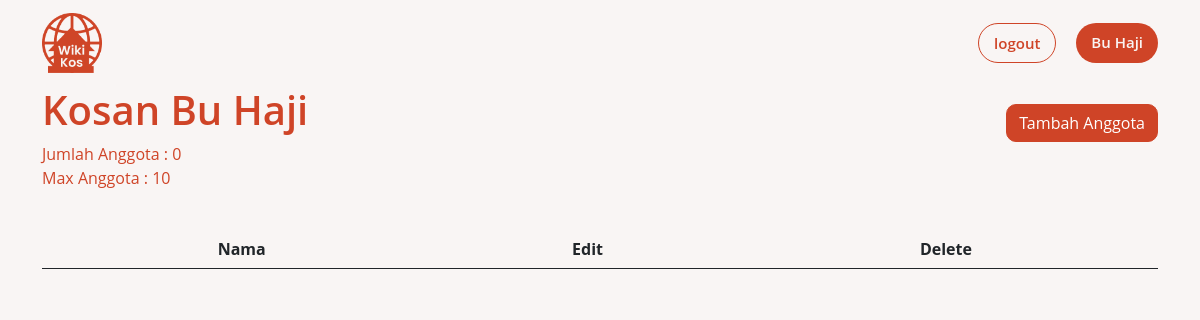
Before: /dashboard.php?p=anggota-kos&id-kos=49 (signed in) with the older database file.
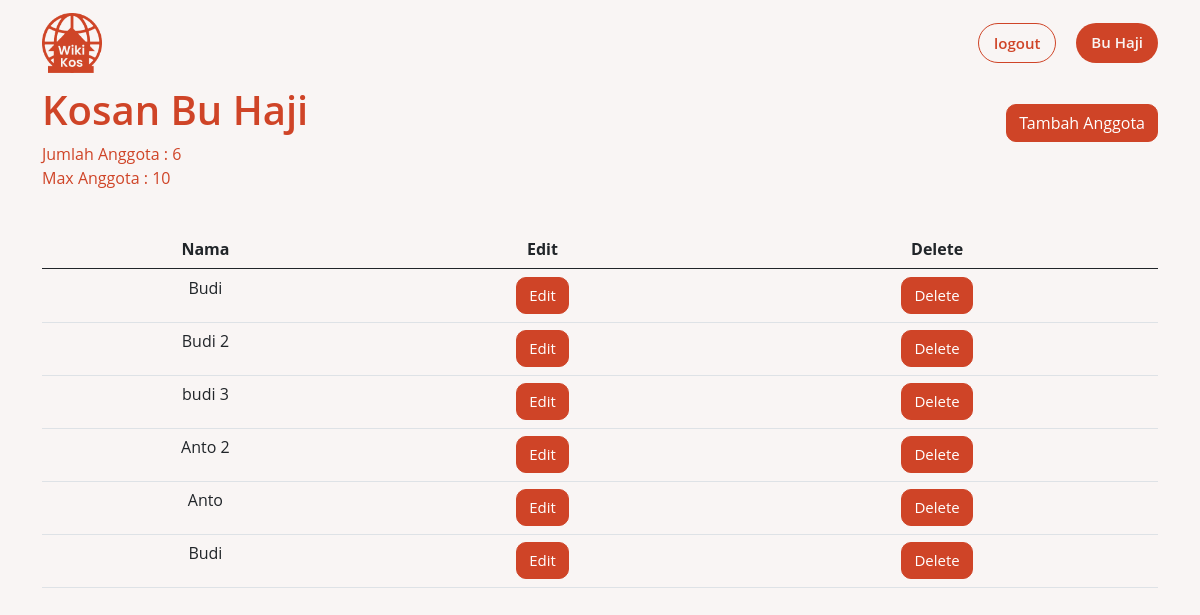
After: the same page with the newer database file.
### tables this page shows
CREATE TABLE `kosan` (
  `id_kosan` int(11) NOT NULL,
  `nama_kosan` varchar(100) NOT NULL,
  `tipe_kos` varchar(10) NOT NULL,
  `ukuran` varchar(10) NOT NULL,
  `harga` int(100) NOT NULL,
  `kapasitas` int(11) NOT NULL,
  `nama_jalan` varchar(100) NOT NULL,
  `kecamatan` varchar(100) NOT NULL,
  `kota` int(11) NOT NULL,
  `deskripsi` varchar(100) NOT NULL,
  `status` int(11) NOT NULL DEFAULT 0,
  `id_user` int(11) NOT NULL
);

CREATE TABLE `anggota_kos` (
  `id_anggota` int(11) NOT NULL,
  `nama_anggota` varchar(100) NOT NULL,
  `id_kosan` int(11) NOT NULL
);

### class/class.Kos.php (called while the page is built, shortened)
<?php
class Kos extends Connection2
{
    private $idKos;
    public function __get($atribute)
    {
        if (property_exists($this, $atribute)) {
            return $this->$atribute;
        }
    }
    public function getKosanData()
    {
        $sql = "SELECT * FROM kosan ks INNER JOIN Kota k ON ks.kota = k.id_kota WHERE ks.id_kosan = :id_kosan";
        $stmt = $this->conn->prepare($sql);
        $stmt->bindParam(':id_kosan', $this->idKos);
        $stmt->execute();
        $count = $stmt->rowCount();
        if ($count == 1) {
            $result   = $stmt->fetch(PDO::FETCH_ASSOC);
            $this->idKos = $result['id_kosan'];
            $this->namaKos = $result['nama_kosan'];
            $this->kapasitas = $result['kapasitas'];
        }
    }
    public function getAllAnggota()
    {
        require_once("./class/class.Anggota_Kosan.php");
        $sql = "SELECT * FROM anggota_kos WHERE id_kosan = :id_kosan";
        $stmt = $this->conn->prepare($sql);
        $stmt->bindParam(':id_kosan', $this->idKos);
        $stmt->execute();
        $count = $stmt->rowCount();
        $cnt = 0;
        if ($count > 0) {
            while ($result = $stmt->fetch(PDO::FETCH_ASSOC)) {
                $anggotaKos = new Anggota_Kosan();
                $anggotaKos->idAnggota = $result['id_anggota'];
                $anggotaKos->Nama = $result['nama_anggota'];
                $anggotaKos->idKosan = $result['id_kosan'];
                $arrResult[$cnt] = $anggotaKos;
                $cnt++;
            }
            return $arrResult;
        }
        else {
            return $arrResult = "kosong";
        }
    }
}

### inc.connection2.php (called while the page is built, shortened)
<?php
class Connection2
{
    private $servername = "localhost";
    private $username = "root";
    private $password = "";
    private $dbname = "wikikos_db";
    function connect()
    {
        $this->conn = new PDO("mysql:host=$this->servername;dbname=$this->dbname", $this->username, $this->password);
    }
}

### class/class.Anggota_Kosan.php (called while the page is built, shortened)
<?php
class Anggota_Kosan extends Connection2
{
    public function __get($atribute)
    {
        if (property_exists($this, $atribute)) {
            return $this->$atribute;
        }
    }
}

### pages/anggota-kos.php (the view, shortened to what this page needs)
<?php
require_once("./class/class.Kos.php");
$idKos = $_GET['id-kos'];
$kos = new Kos();
$kos->idKos = $idKos;
$kos->getKosanData();
$allAnggota = $kos->getAllAnggota();
$count = 0;
if ($allAnggota == "kosong") {
    $count = 0;
} else {
    $count = count($allAnggota);
}
?>
<div class="container" id="anggota">
    <div class="info1">
        <div class="info1-a">
            <h1><?php echo ucwords($kos->namaKos); ?></h1>
            <p><?php echo "Jumlah Anggota : $count" ?></p>
            <p><?php echo "Max Anggota : $kos->kapasitas" ?></p>
        </div>
        <?php
        if ($kos->kapasitas == $count) {
            echo "<a class='btn btn-primary' id='a2'>Anggota Penuh</a>";
        } else {
            echo '<a class="btn btn-primary" id="muncul-anggota-modal">Tambah Anggota</a>';
        }
        ?>
    </div>
    <table class="table" id="data-anggota">
        <thead>
            <tr>
                <th scope="col">Nama</th>
                <th scope="col">Edit</th>
                <th scope="col">Delete</th>
            </tr>
        </thead>
        <tbody>
            <?php
            if (!$count == 0) {
                foreach ($allAnggota as $dataAnggota) {
                    echo "<tr>";
                    echo "<td>" . $dataAnggota->Nama . "</td>";
                    echo "<td><a type='button' class='btn btn-primary btn-xs' id='muncul-edit-anggota-modal' onclick='editData(" . $dataAnggota->idAnggota .  ", \"" . $dataAnggota->Nama . "\");'>Edit</a></td>";
                    echo "<td><a type='button' class='btn btn-primary btn-xs' onclick='confirmData($dataAnggota->idAnggota, $kos->idKos)'>Delete</a></td>";
                    echo "<tr>";
                }
            }
            ?>
        </tbody>
    </table>
</div>

### dashboard.php (shortened to what this page needs)
<?php
require("./inc.connection2.php");
$username = $_SESSION['username'];
$fullname = $_SESSION['fullname'];
$level = $_SESSION['level'];
?>
<html lang="en">
<head>
    <link href="https://cdn.jsdelivr.net/npm/bootstrap@5.0.0-beta2/dist/css/bootstrap.min.css" rel="stylesheet">
    <link rel="stylesheet" href="./style.css">
</head>
<body>
    <nav class="navbar navbar-expand-lg navbar-light">
        <div class="container">
            <a class="navbar-brand" href="./dashboard.php">
                <img src="./image/logo.png" width="60" height="60" alt="">
            </a>
            <div class="collapse navbar-collapse justify-content-end" id="navbarNav">
                <ul class="navbar-nav">
                    <li class="nav-item-login">
                        <a class="nav-link" href="?p=logout-action">logout</a>
                    </li>
                    <li class="nav-item-create">
                        <?php
                        if ($level == 0) {
                            echo '<a class="nav-link" href="?p=admin">' . $username .
                                '</a>';
                        } else {
                            echo '<a class="nav-link" href="?p=profile">' . $fullname .
                                '</a>';
                        }
                        ?>
                    </li>
                </ul>
            </div>
        </div>
    </nav>
    <?php
    $pages_dir = 'pages';
    if (!empty($_GET['p'])) {
        $pages = scandir($pages_dir, 0);
        unset($pages[0], $pages[1]);
        $p = $_GET['p'];
        if (in_array($p . '.php', $pages)) {
            include($pages_dir . '/' . $p .  '.php');
        } else {
            echo "Halaman Tidak Ditemukan";
        }
    } else {
        include "./pages/search2.php";
    }
    ?>
</body>
</html>

### style.css (style rules this page uses)
:root { --orange_black : #8f301d; --orange: #cf4427; --background: #f9f5f4; --brown: #ebe2c3; }
body { background-color: var(--background); font-family: "Open Sans", sans-serif; }
.navbar-nav .nav-link { font-weight: 600; font-size: 15px; }
@media (min-width: 992px) { .navbar-nav .nav-item-create { background-color: var(--orange); border-radius: 20px; margin-left: 20px; } }
@media (min-width: 992px) { .navbar-nav .nav-item-create .nav-link { color: var(--background); padding-inline: 15px; } }
@media (min-width: 992px) { .navbar-nav .nav-item-login { background-color: var(--background); border-radius: 20px; margin-left: 20px; border: solid 1px var(--orange); } }
@media (min-width: 992px) { .navbar-nav .nav-item-login .nav-link { color: var(--orange); padding-inline: 15px; } }
#anggota .info1 { display: flex; justify-content: space-between; }
#anggota .info1 h1 { font-weight: 600; color: var(--orange); }
#anggota .info1 p { color: var(--orange); margin-bottom: 0px; }
#anggota .info1 a { margin-bottom: 15px; background: var(--orange); border-radius: 10px; border: 1px solid var(--orange); margin-top: 10px; margin-bottom: 40px; height: fit-content; align-self: center; }
#anggota #data-anggota { margin-top: 40px; text-align: center; }
#anggota #data-anggota a { background: var(--orange); border-radius: 10px; font-size: 15px; border: 1px solid var(--orange); align-self: center; }

Changed rows visible on the page:
added anggota_kos: nama_anggota "Budi"
added anggota_kos: nama_anggota "Budi 2"
added anggota_kos: nama_anggota "budi 3"
added anggota_kos: nama_anggota "Anto 2"
added anggota_kos: nama_anggota "Anto"
added anggota_kos: nama_anggota "Budi"
Other visible differences:
$count: "0" → "6"
